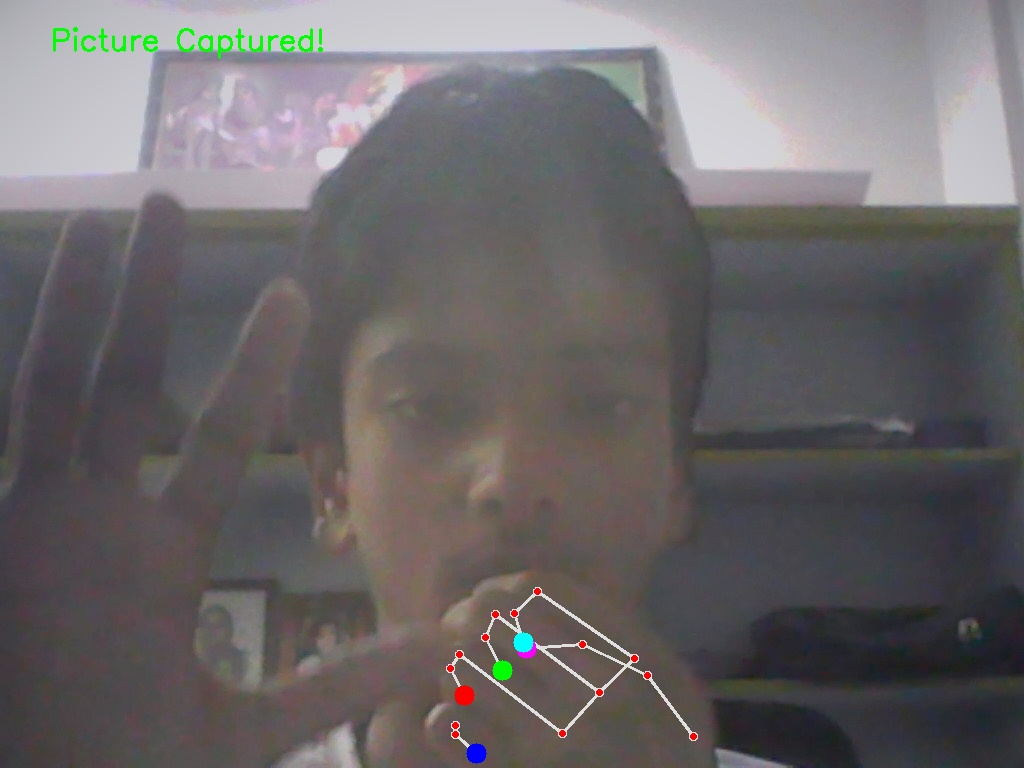
#> input picture picture_1762187885.jpg, 1024 x 768 px, given in place of the camera
$ python ghw.py
#> lines starting #> are read from the running program, lines starting #| are printed output that depends on the picture; after the words box and inside, x2 and y2 are one past the last pixel; in counts of white or black regions, pixels touching at a corner belong together
import cv2
import numpy as np
cam=cv2.VideoCapture(0)
while True:
    _,cap=cam.read()
#> cap is the input picture: shape (768, 1024, 3); mean B, G, R 105.1, 103.6, 107.6
    hsv=cv2.cvtColor(cap,cv2.COLOR_BGR2HSV)
#> hsv: shape (768, 1024, 3); mean H, S, V 92.8, 26.9, 111.6
    min_range=np.array([0,20,70],dtype='uint8')
    max_range=np.array([20,255,255],dtype='uint8')
    m=cv2.inRange(hsv,min_range,max_range)
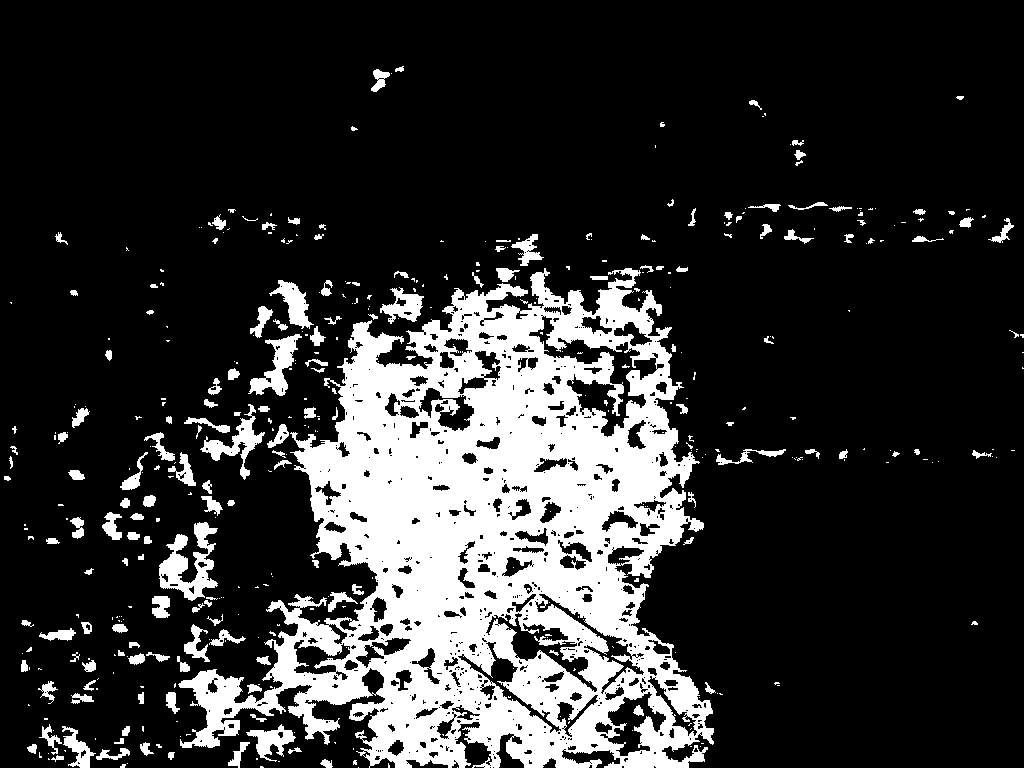
#> m: shape (768, 1024); 19.3% white; 434 white regions (271 under 20 px)
    res=cv2.bitwise_and(cap,cap,mask=m)
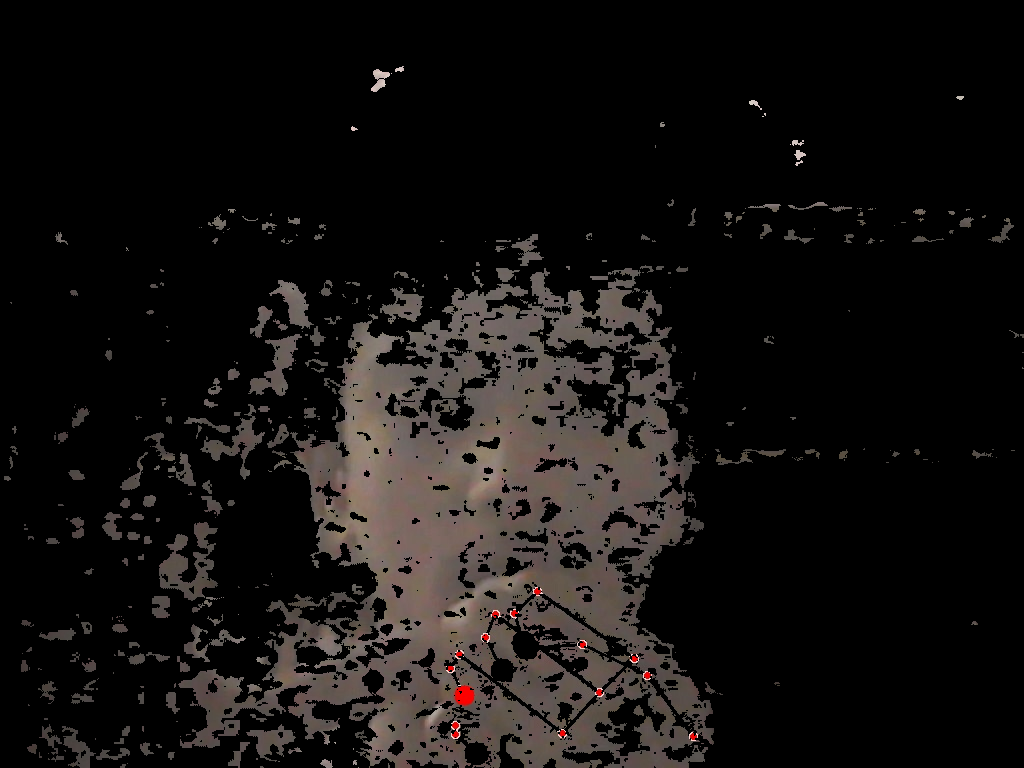
#> res: shape (768, 1024, 3); mean B, G, R 16.9, 18.1, 20.6
    cont,_=cv2.findContours(m,cv2.RETR_EXTERNAL,cv2.CHAIN_APPROX_SIMPLE)
#> cont = 400 contours, 278 with area under 20; largest, box (x1, y1, x2, y2) and area: (178, 268, 714, 768) 156672, (159, 522, 218, 601) 2012, (248, 334, 302, 396) 1196, (200, 404, 265, 480) 1058, (269, 280, 314, 329) 809
    if cont:
        max_cont=max(cont,key=cv2.contourArea)
#> max_cont = contour of 3377 points, box (x1, y1, x2, y2) (178, 268, 714, 768), area 156672
        if cv2.contourArea(max_cont)>500:
            w,x,y,z=cv2.boundingRect(max_cont)
#> w = 178; x = 268; y = 536; z = 500
            cv2.rectangle(cap,(w,x),(w+y,x+z),(0,255,0),3)
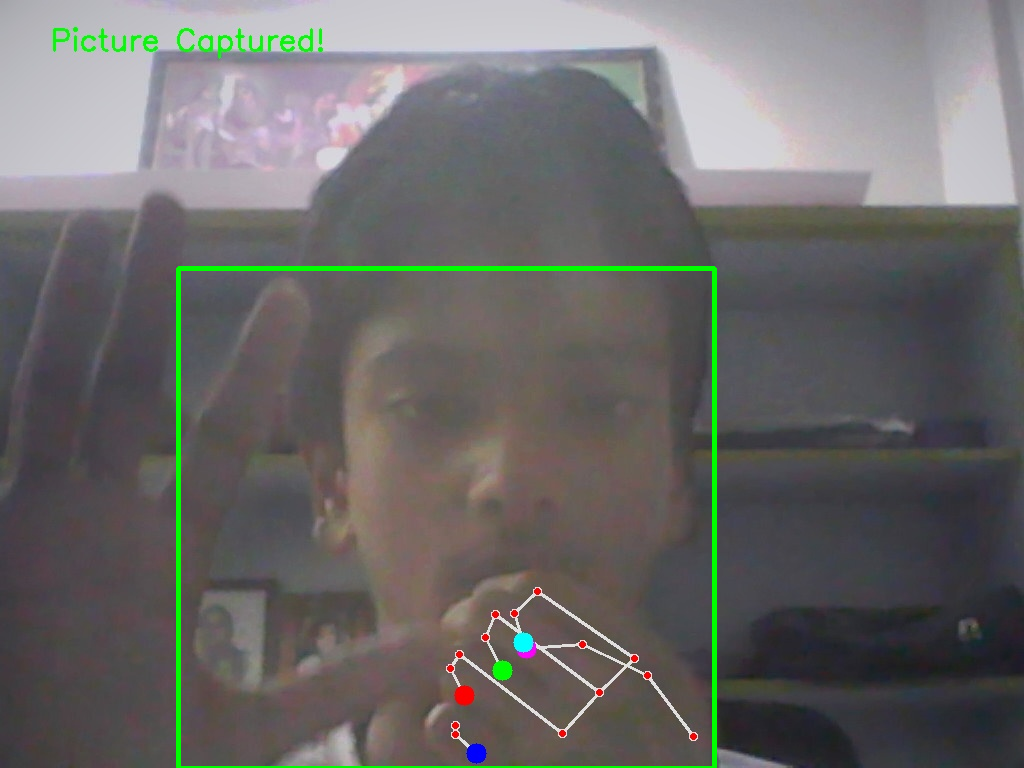
#> cap: shape (768, 1024, 3); 1.11% of pixels changed, all inside (x1, y1, x2, y2) = (176, 266, 717, 768)
            centx=w+y//2
#> centx = 446
            centy=x+z//2
#> centy = 518
            cv2.circle(cap,(centx,centy),5,(0,0,255))
#> cap: shape (768, 1024, 3); under 0.01% of pixels changed, all inside (x1, y1, x2, y2) = (441, 513, 452, 524)
    cv2.imshow('win',res)
    cv2.waitKey(1)
